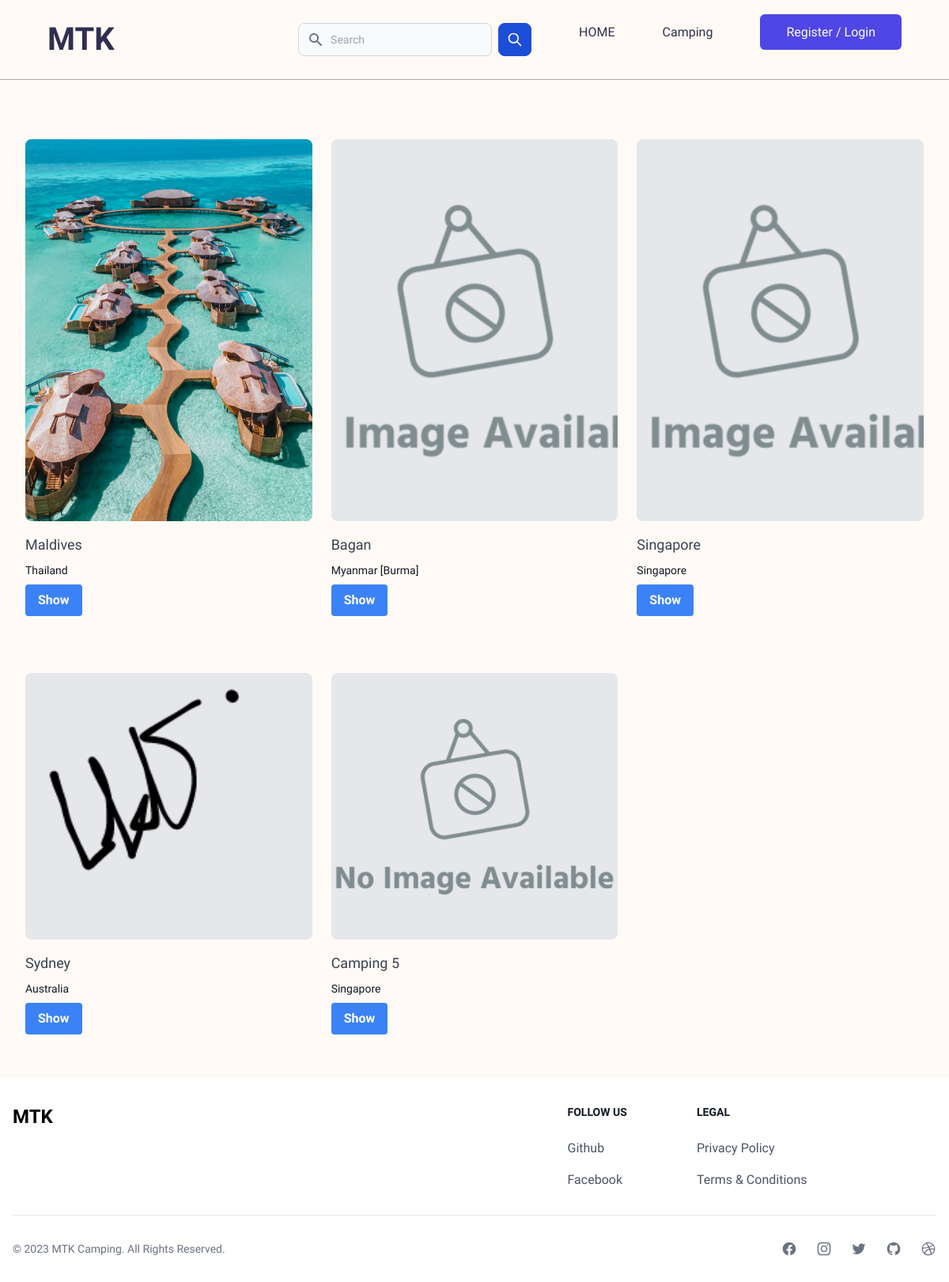
/camping.php, run on an earlier commit of the app's database.
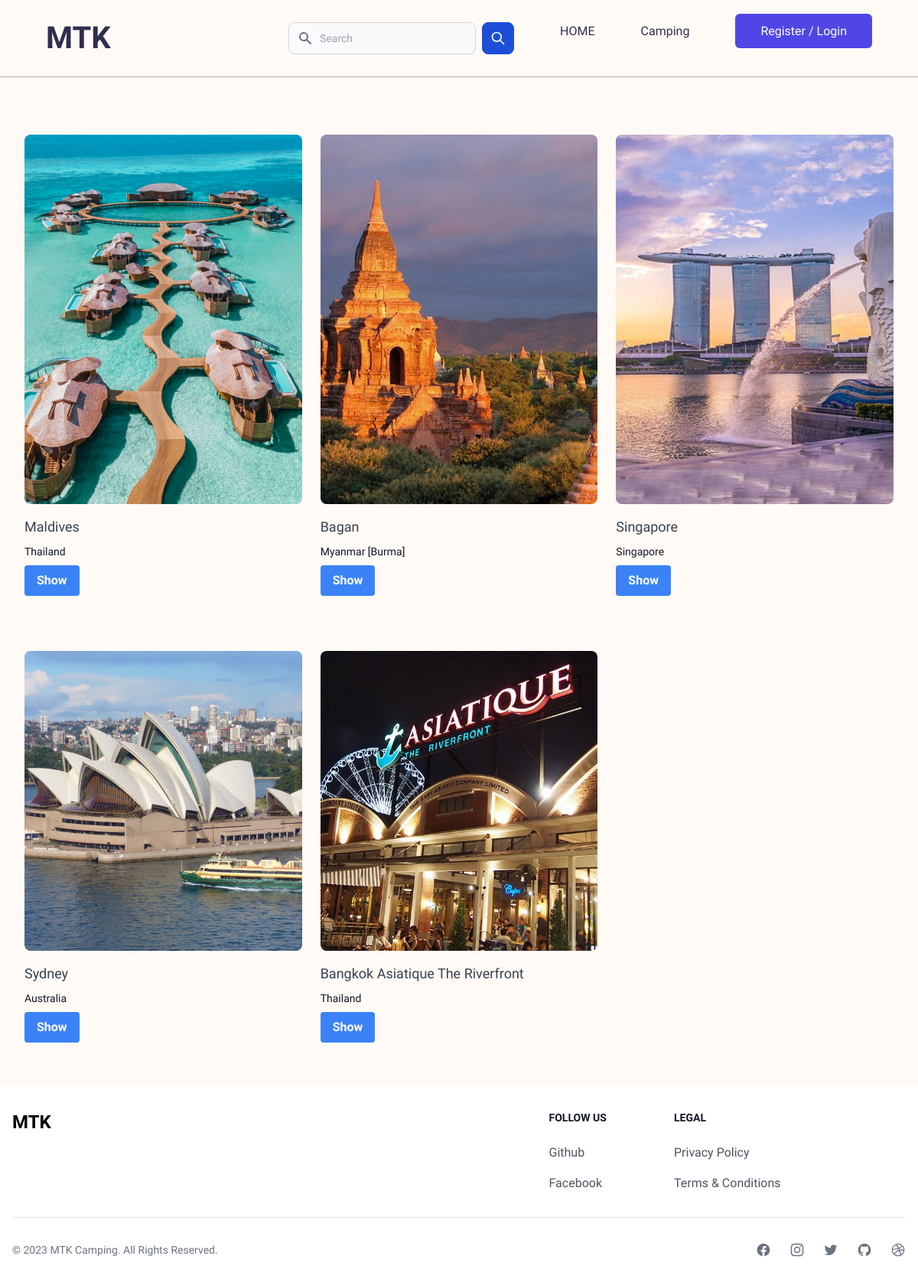
And on a later commit of the database.
### tables this page shows
CREATE TABLE `camping_sites` (
  `id` varchar(100) NOT NULL,
  `name` varchar(100) NOT NULL,
  `location` varchar(100) DEFAULT NULL,
  `description` text,
  `image` text NOT NULL,
  `created_at` timestamp NOT NULL DEFAULT CURRENT_TIMESTAMP,
  `updated_at` timestamp NOT NULL DEFAULT CURRENT_TIMESTAMP ON UPDATE CURRENT_TIMESTAMP
);

### Controller/Camping.php (called while the page is built, shortened)
<?php
require_once("Query.php");
class Camping{
    private query $query;
    function __construct() {
        $this->query = new Query();
    }
    function getCampingData() {
        $sql = "SELECT * FROM camping_sites";
        $this->camping = $this->query->executeQuery($sql, CONST_GET);
        return json_encode($this->camping);
    }
}
?>

### Controller/Query.php (called while the page is built, shortened)
<?php
require_once(CONST_BASE_PATH . "/db_connect.php");
class Query {
    private $conn;
    private array $response = [];
    public function __construct() {
        global $conn;
        $this->conn = $conn;
    }
    public function executeQuery($sql, $method) {
        $this->method = $method;
        if ($this->method === CONST_PUT) {
            $result = mysqli_query($this->conn, $sql);
            if ($result) {
                $this->response = [
                    'success' => true,
                    'message' => 'Updated successfully.'
                ];
            } else {
                $this->response = [
                    'success' => false,
                    'message' => 'Something went wrong.'
                ];
            }
            return $this->response;
        } else if ($this->method === CONST_GET) {
            $result = mysqli_query($this->conn, $sql);
            $data = mysqli_fetch_all($result, MYSQLI_ASSOC);
            return $data;
        } else if ($this->method === CONST_POST) {
            $result = mysqli_query($this->conn, $sql);
            if ($result) {
                $this->response = [
                    'success' => true,
                    'message' => 'Created successfully.'
                ];
            } else {
                $this->response = [
                    'success' => false,
                    'message' => 'Something went wrong.'
                ];
            }
            return $this->response;
        } else if ($this->method === CONST_DELETE) {
            $result = mysqli_query($this->conn, $sql);
            if ($result) {
                $this->response = [
                    'success' => true,
                    'message' => 'Deleted successfully.'
                ];
            } else {
                $this->response = [
                    'success' => false,
                    'message' => 'Something went wrong.'
                ];
            }
            return $this->response;
        }
    }
}
?>

### Controller/CountryList.php (called while the page is built, shortened)
<?php
class CountryList {
    public static function getConstantArray() {
        return self::CONST_COUNTRY_LIST;
    }
}

### camping.php (the view, shortened to what this page needs)
<?php
require_once("./Components/header.php");
require_once("./Components/navbar.php");
require_once("./Controller/Camping.php");
require_once("./Controller/CountryList.php");
if (isset($_POST['search_result'])) {
    $camping = new Camping();
    $campingData = $camping->getCampingDataBySearch($_POST['search_result']);
    $decodeCampingData = json_decode($campingData, true);
    shuffle($decodeCampingData);
} else {
    $camping = new Camping();
    $campingData = $camping->getCampingData();
    $decodeCampingData = json_decode($campingData, true);
    shuffle($decodeCampingData);
}
?>
<div>
    <div class="mx-auto my-20 max-w-2xl px-4 py-16 sm:px-6 sm:py-24 lg:max-w-7xl lg:px-8">
        <div class="grid grid-cols-1 gap-x-6 gap-y-48 sm:grid-cols-2 lg:grid-cols-3 xl:grid-cols-4 xl:gap-x-8">
            <?php if (!empty($decodeCampingData)) { ?>
                <?php foreach ($decodeCampingData as $camping) { ?>
                    <form action="<?php echo CONST_BASE_URL; ?>/one_camping.php" method="POST">
                        <a href="#" class="group">
                            <div class="aspect-h-1 aspect-w-1 w-full overflow-hidden rounded-lg bg-gray-200 xl:aspect-h-8 xl:aspect-w-7">
                                <?php if ($camping['image'] !== '') { ?>
                                    <img src="./assets/images/<?php echo $camping['image']; ?>" alt="" class="h-full w-full object-cover object-center group-hover:opacity-75">
                                <?php } else { ?>
                                    <img src="./assets/images/no_image_found.png" alt="No image found" class="h-full w-full object-cover object-center group-hover:opacity-75">
                                <?php } ?>
                            </div>
                            <h3 class="mt-4 font-medium text-lg text-gray-700"><?php echo $camping['name']; ?></h3>
                            <p class="my-2 text-sm font-normal text-gray-900"><?php echo CountryList::getConstantArray()[$camping['location']]; ?></p>
                            <button type="submit" class="bg-blue-500 hover:bg-blue-700 text-white font-bold py-2 px-4 rounded">
                                Show
                            </button>
                        </a>
                    </form>
                <?php } ?>
            <?php } ?>
        </div>
    </div>
</div>
<?php
require_once("./Components/footer.php");
?>

### Components/header.php (shortened to what this page needs)
<html>
<head>
    <link href="https://cdnjs.cloudflare.com/ajax/libs/font-awesome/6.4.0/css/all.min.css" rel="stylesheet" />
    <link href="./assets/css/variable.css" rel="stylesheet" />
    <link href="./assets/css/global.css" rel="stylesheet" />
    <link href="./assets/css/styles.css" rel="stylesheet" />
    <link href="https://cdnjs.cloudflare.com/ajax/libs/font-awesome/6.4.0/css/all.min.css" rel="stylesheet" />
    <link rel="stylesheet" href="./assets/css/navbar.css">
    <link rel="stylesheet" href="https://cdn.jsdelivr.net/npm/boxicons@latest/css/boxicons.min.css">
  <script src="https://cdn.tailwindcss.com"></script>
</head>
<body>

### Components/navbar.php (shortened to what this page needs)
<?php
$user = isset($_SESSION['user']) ? $_SESSION['user'] : "";
$link_arr = array(
  array(
    "href" => CONST_BASE_URL . "/",
    "text" => "HOME",
    "type" => "text",
  ),
  array(
    "href" => CONST_BASE_URL . "/camping.php",
    "text" => "Camping",
    "type" => "text",
  ),
  array(
    "href" => $user !== "" ? CONST_BASE_URL . '/Auth/destroy_session.php' : CONST_BASE_URL . '/login.php',
    "text" => $user !== "" ? "Logout" : "Register / Login",
    "type" => "button",
  ),
);
?>
<header>
    <div class="logo">MTK</div>
    <ul class="navigation">
      <form class="flex items-center" action="<?php echo CONST_BASE_URL . "/camping.php"; ?>" method="POST">
          <div class="relative w-full">
              <div class="absolute inset-y-0 left-0 flex items-center pl-3 pointer-events-none">
              </div>
              <input name="search_result" type="text" id="simple-search" class="bg-gray-50 border border-gray-300 text-gray-900 text-sm rounded-lg focus:ring-blue-500 focus:border-blue-500 block w-full pl-10 p-2.5  dark:bg-gray-700 dark:border-gray-600 dark:placeholder-gray-400 dark:text-white dark:focus:ring-blue-500 dark:focus:border-blue-500" placeholder="Search" required>
          </div>
          <button type="submit" class="p-2.5 ml-2 text-sm font-medium text-white bg-blue-700 rounded-lg border border-blue-700 hover:bg-blue-800 focus:ring-4 focus:outline-none focus:ring-blue-300 dark:bg-blue-600 dark:hover:bg-blue-700 dark:focus:ring-blue-800">
              <svg class="w-5 h-5" fill="none" stroke="currentColor" viewBox="0 0 24 24" xmlns="http://www.w3.org/2000/svg"><path stroke-linecap="round" stroke-linejoin="round" stroke-width="2" d="M21 21l-6-6m2-5a7 7 0 11-14 0 7 7 0 0114 0z"></path></svg>
          </button>
      </form>
      <?php foreach ($link_arr as $link) { ?>
        <?php
        if ($link["type"] === "button") { ?>
          <li>
            <a
              href="<?php echo $link["href"]; ?>"
              class="rounded-md border border-transparent bg-indigo-600 px-8 py-3 text-base font-medium text-white hover:bg-indigo-700 focus:outline-none focus:ring-2 focus:ring-indigo-500 focus:ring-offset-2 login-button">
              <?php echo $link["text"]; ?>
            </a>
          </li>
        <?php } else { ?>
        <li>
          <a
            href="<?php echo $link["href"]; ?>"
            class="out"
          >
            <?php echo $link["text"]; ?>
          </a>
        </li>
        <?php } ?>
      <?php } ?>
    </ul>
</header>

### Components/footer.php (shortened to what this page needs)
<footer class="bg-white dark:bg-gray-900">
    <div class="mx-auto w-full max-w-screen-xl p-4 py-6 lg:py-8">
        <div class="md:flex md:justify-between">
          <div class="mb-6 md:mb-0">
              <a href="https://flowbite.com/" class="flex items-center">
                  <span class="self-center text-2xl font-semibold whitespace-nowrap dark:text-white">MTK</span>
              </a>
          </div>
          <div class="grid grid-cols-2 gap-8 sm:gap-6 sm:grid-cols-3">
              <div>
                  <h2 class="mb-6 text-sm font-semibold text-gray-900 uppercase dark:text-white">Follow us</h2>
                  <ul class="text-gray-600 dark:text-gray-400 font-medium">
                      <li class="mb-4">
                          <a href="https://github.com/mtk246/kmd_l5dc" class="hover:underline ">Github</a>
                      </li>
                      <li>
                          <a href="www.facebook.com" class="hover:underline">Facebook</a>
                      </li>
                  </ul>
              </div>
              <div>
                  <h2 class="mb-6 text-sm font-semibold text-gray-900 uppercase dark:text-white">Legal</h2>
                  <ul class="text-gray-600 dark:text-gray-400 font-medium">
                      <li class="mb-4">
                          <a href="#" class="hover:underline">Privacy Policy</a>
                      </li>
                      <li>
                          <a href="#" class="hover:underline">Terms &amp; Conditions</a>
                      </li>
                  </ul>
              </div>
          </div>
      </div>
      <hr class="my-6 border-gray-200 sm:mx-auto dark:border-gray-700 lg:my-8" />
      <div class="sm:flex sm:items-center sm:justify-between">
          <span class="text-sm text-gray-500 sm:text-center dark:text-gray-400">© 2023 <a href="https://flowbite.com/" class="hover:underline">MTK Camping</a>. All Rights Reserved.
          </span>
          <div class="flex mt-4 space-x-6 sm:justify-center sm:mt-0">
              <a href="#" class="text-gray-500 hover:text-gray-900 dark:hover:text-white">
              </a>
              <a href="#" class="text-gray-500 hover:text-gray-900 dark:hover:text-white">
              </a>
              <a href="#" class="text-gray-500 hover:text-gray-900 dark:hover:text-white">
              </a>
              <a href="https://github.com/mtk246/kmd_l5dc" class="text-gray-500 hover:text-gray-900 dark:hover:text-white">
              </a>
              <a href="#" class="text-gray-500 hover:text-gray-900 dark:hover:text-white">
              </a>
          </div>
      </div>
    </div>
</footer>
</body>
</html>

### assets/css/variable.css (style rules this page uses)
:root { --color-one: #fff; --color-two: #333; --color-three: red; --color-four: #ededed; --color-five: #F2DAD7; --color-six: #D1A39E; --color-seven: #CECDCA; --color-eight: #474545; --color-nine: #eaeaea; --bg-dark: #333; --gradient-one: rgba(0, 0, 0, .5); --gradient-two: rgba(0, 0, 0, .3); --text-white: #fff; --text-dark: #000; --heading-one: 4rem; --heading-two: 2rem; --heading-three: 1.5rem; --heading-four: 1.25rem; --heading-five: 1rem; --heading-six: .75rem; --margin-auto: auto; --margin-0: 0; --margin-1: 1rem; --margin-2: 2rem; --margin-3: 3rem; --margin-4: 4rem; --margin-5: 5rem; --margin-6: 6rem; --margin-left-3: 3rem; --margin-left-4: 4rem; --padding-0: 0; --padding-1: 1rem; --padding-2: 2rem; --padding-3: 3rem; --padding-4: 4rem; --padding-5: 5rem; --padding-6: 6rem; --font-size-small: 1rem; --font-size-medium: 1.5rem; --font-size-large: 2rem; --font-size-1: 1rem; --font-size-2: 1.25rem; --font-size-3: 1.75rem; --font-size-4: 2.25rem; --font-size-5: 2.5rem; --font-size-6: 2.75rem; --ease: all 0.3s ease-in-out; }

### assets/css/global.css (style rules this page uses)
.text-white { color: var(--text-white); }

### assets/css/navbar.css (style rules this page uses)
* { margin: 0; padding: 0; box-sizing: border-box; scroll-behavior: smooth; }
body { background: rgb(255,250,245); }
header { position: absolute; display: flex; justify-content: space-between; align-items: center; width: 100%; top: 0; left: 0; z-index: 1; padding: 20px 60px; background: rgb(255,250,245); position: fixed; border-bottom: 1px solid #aaa; }
header .logo { color: rgb(48,47,81); font-weight: bold; font-size: 2.5em; text-decoration: none; }
header ul { display: flex; justify-content: space-between; flex-direction: row; gap: 60px; list-style: none; }
header .navigation li a { text-decoration: none; color: rgb(48,47,81); transition: .5s; }
.login-button { color: white !important; }

What changed in the data, as far as the page shows it:
changed camping_sites "Bagan": image: picture added
changed camping_sites "Singapore": image: picture added
changed camping_sites "Sydney": image: a different picture
changed camping_sites: image: picture added; name "Camping 5" → "Bangkok Asiatique The Riverfront"; location "Singapore" → "Thailand"
